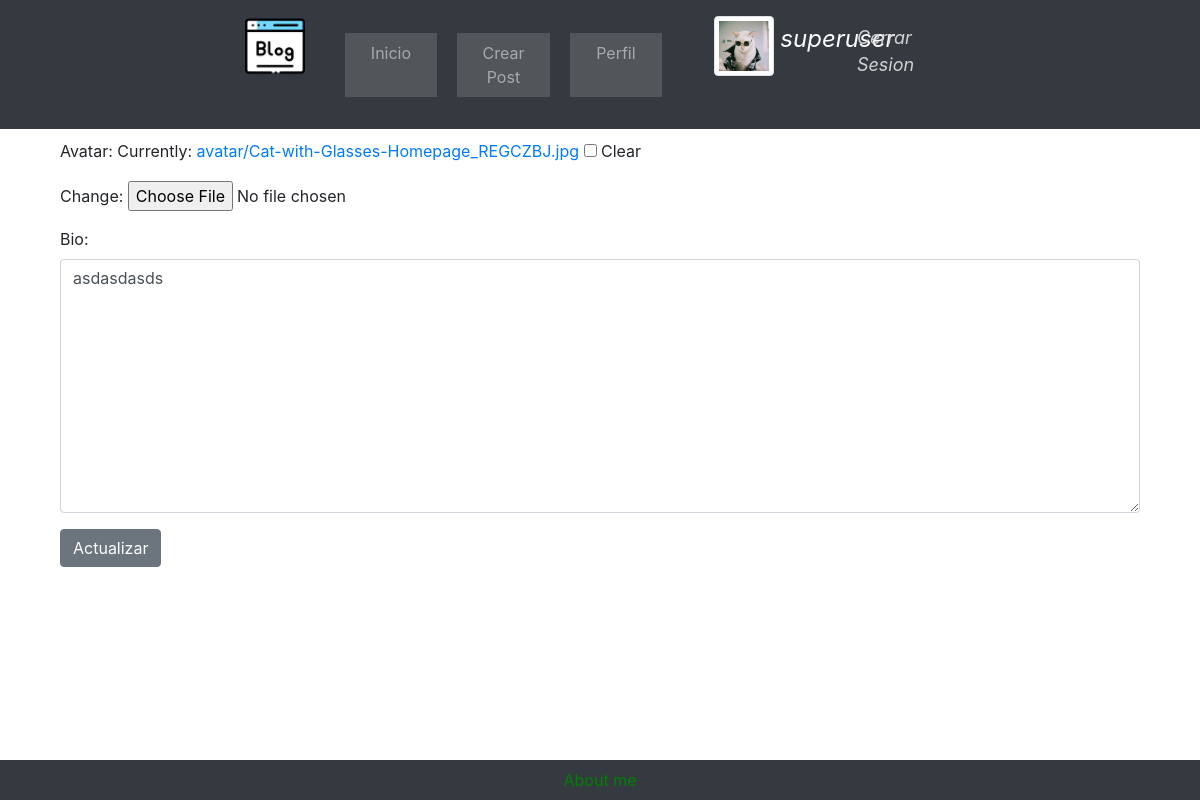
Before: /profile/editar_avatar/ (signed in) with the older database file.
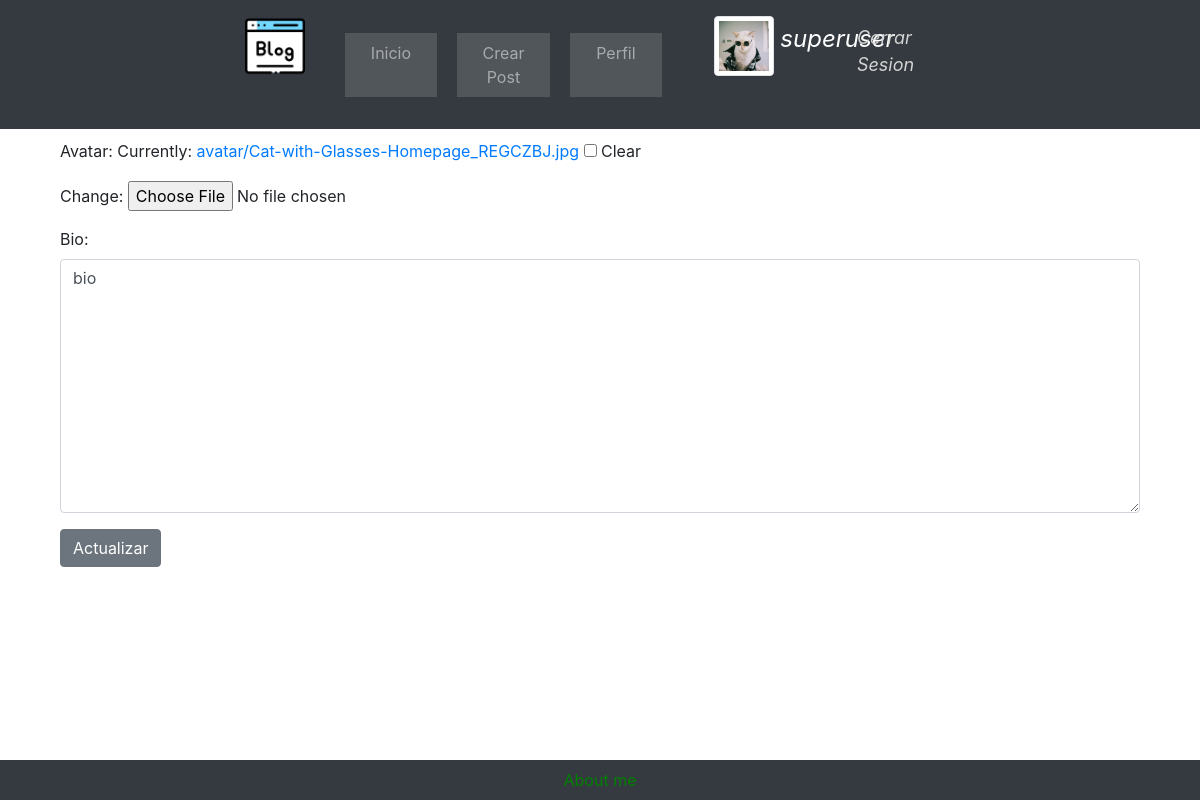
After: the same page with the newer database file.
### cuentas/models.py (models this page shows, shortened)
class Perfil(models.Model):
    user = models.OneToOneField(User, null=True, blank=True, on_delete=models.CASCADE)
    avatar = models.ImageField(null=True, blank=True, upload_to="avatar/")
    bio = models.TextField(null=True, blank=True)

### cuentas/views.py (the view, shortened to what this page needs)
# urls.py: path('profile/editar_avatar/', CambiarAvatarView.as_view(), name='editar_avatar'),
class CambiarAvatarView(generic.UpdateView):
    model = Perfil
    template_name = 'cuentas/editar_avatar.html'
    form_class = CambiarAvatarForm
    success_url = reverse_lazy('profile')
    def get_object(self):
       return self.request.user.perfil

### cuentas/forms.py
class CambiarAvatarForm(forms.ModelForm):
    class Meta:
        model= Perfil
        fields= ('avatar', 'bio')
        widgets={
            'bio': forms.Textarea(attrs={'class':'form-control'})
        }

### cuentas/templates/cuentas/editar_avatar.html (shortened to what this page needs)
{% extends 'cuentas/main.html' %}
{% load static %}
{% block content %}
<div class="container">
    <br />
    <div class="form-group">
        <form method="POST"  enctype="multipart/form-data">
            {{ form.as_p }}
            <button type="submit" class="btn btn-secondary">Actualizar</button>
        </form>
    </div>
</div>
{% endblock %}

Changed rows visible on the page:
changed Perfil: bio "asdasdasds" → "bio"
